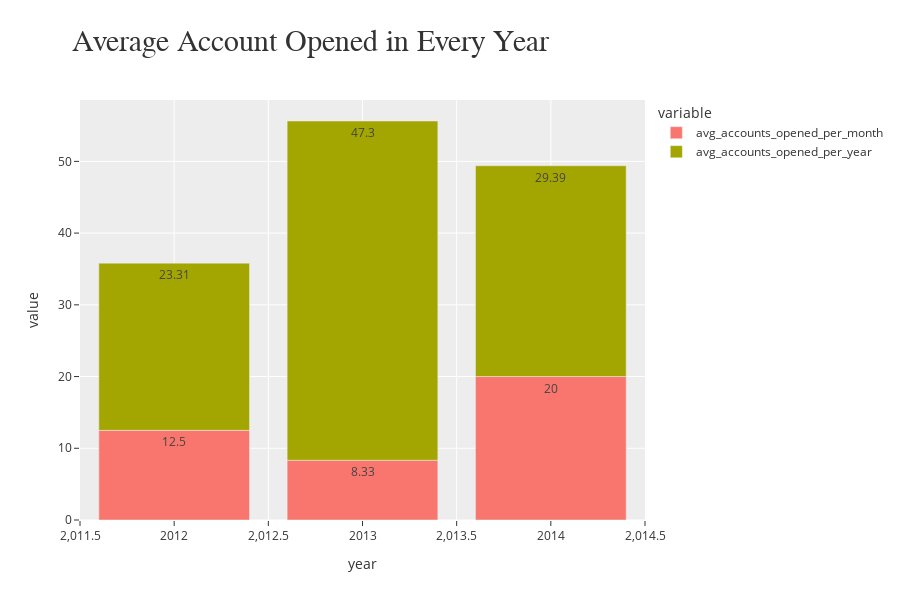

Notebook code cell kept with this figure:
### Code cell
# Average accounts opened per month
fig = px.bar(
    total_avg,
    x='year',
    y=['avg_accounts_opened_per_month', 'avg_accounts_opened_per_year'],
    text_auto=True,
    title='Average Account Opened in Every Year',
    template='ggplot2'
)
fig.update_layout(
    height=600,
    width=900,
    title=dict(
        x=0.08,
        y=0.95,
        font= dict(
            size=30,
            family='Time New Roman'
        )
    )
)

fig.show()

### Figure 1 — Plotly figure (JSON) as saved in the notebook; plotly's stock layout.template omitted (floating-point values rounded to 4 significant figures)
{"data": [{"alignmentgroup": "True", "hovertemplate": "variable=avg_accounts_opened_per_month<br>year=%{x}<br>value=%{y}<extra></extra>", "legendgroup": "avg_accounts_opened_per_month", "marker": {"color": "#F8766D", "pattern": {"shape": ""}}, "name": "avg_accounts_opened_per_month", "offsetgroup": "avg_accounts_opened_per_month", "orientation": "v", "showlegend": true, "textposition": "auto", "texttemplate": "%{y}", "type": "bar", "x": [2012, 2013, 2014], "xaxis": "x", "y": [12.5, 8.33, 20], "yaxis": "y"}, {"alignmentgroup": "True", "hovertemplate": "variable=avg_accounts_opened_per_year<br>year=%{x}<br>value=%{y}<extra></extra>", "legendgroup": "avg_accounts_opened_per_year", "marker": {"color": "#A3A500", "pattern": {"shape": ""}}, "name": "avg_accounts_opened_per_year", "offsetgroup": "avg_accounts_opened_per_year", "orientation": "v", "showlegend": true, "textposition": "auto", "texttemplate": "%{y}", "type": "bar", "x": [2012, 2013, 2014], "xaxis": "x", "y": [23.31, 47.3, 29.39], "yaxis": "y"}], "layout": {"barmode": "relative", "height": 600, "legend": {"title": {"text": "variable"}, "tracegroupgap": 0}, "title": {"font": {"family": "Time New Roman", "size": 30}, "text": "Average Account Opened in Every Year", "x": 0.08, "y": 0.95}, "width": 900, "xaxis": {"anchor": "y", "domain": [0, 1], "title": {"text": "year"}}, "yaxis": {"anchor": "x", "domain": [0, 1], "title": {"text": "value"}}}}
